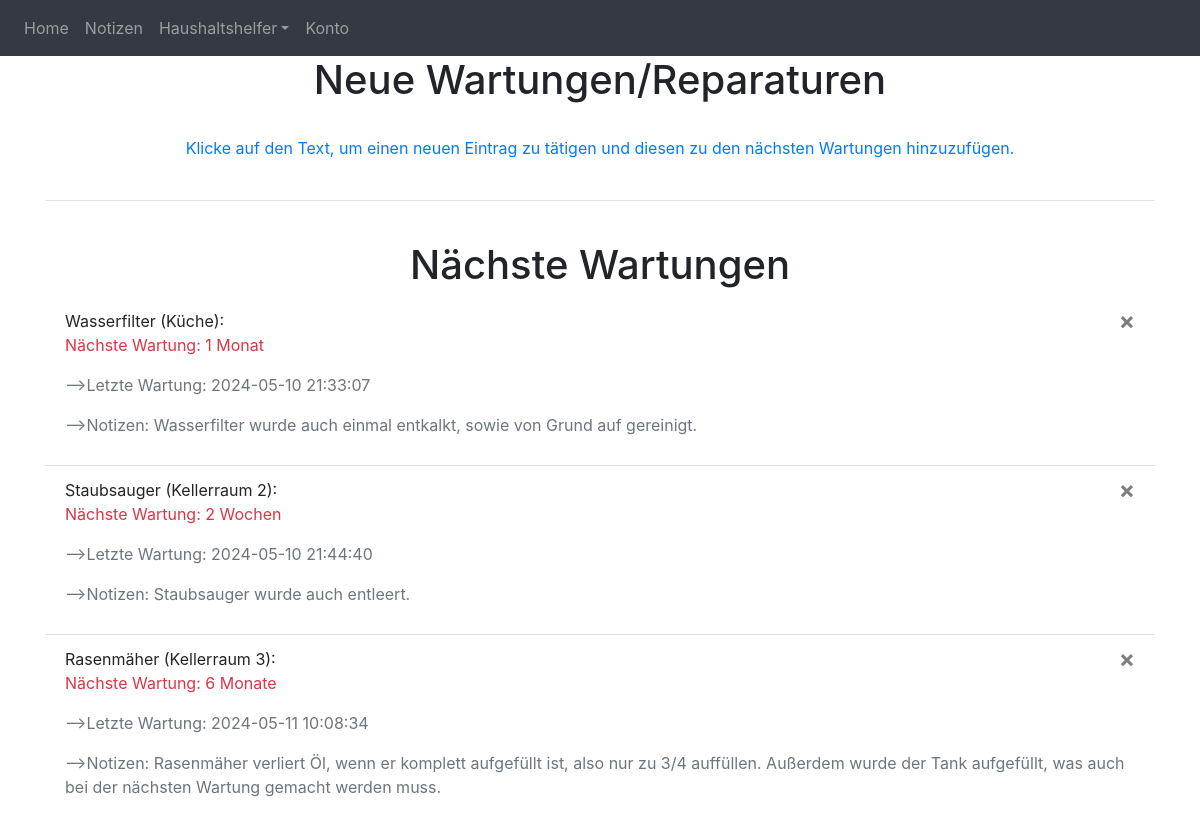
Page /repairs (signed in) on the earlier database version.
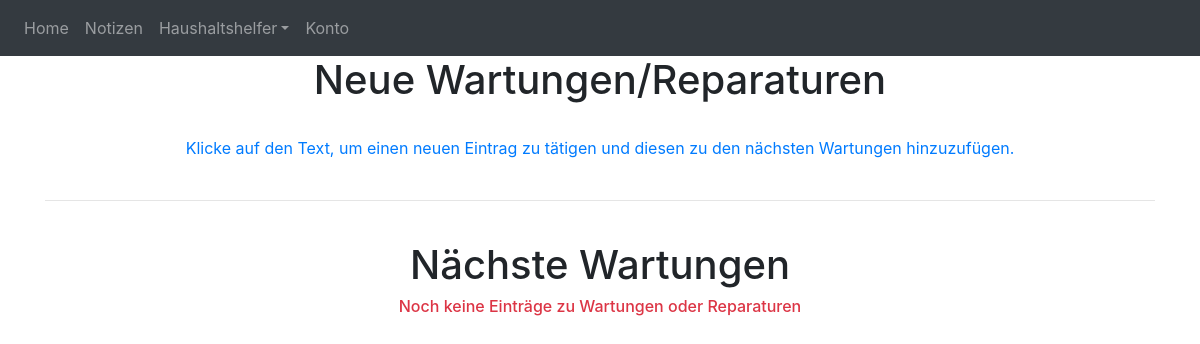
Same page on the later database version.
### website/models.py (models this page shows)
class Repair(db.Model):
    id = db.Column(db.Integer, primary_key=True)
    r_object = db.Column(db.String(150))
    location = db.Column(db.String(1500))
    last_maintenance = db.Column(db.DateTime(timezone=True), default=func.now())
    tool = db.Column(db.String(150))
    next_maintenance = db.Column(db.String(1500))
    r_note = db.Column(db.String(10000))
    user_r_id = db.Column(db.Integer, db.ForeignKey('user.id'))

### website/views.py (the view)
@views.route('/repairs', methods=["GET", "POST"])
def repairs():
    return render_template("repairs.html", user=current_user)

### website/__init__.py (called while the page is built)
def create_app():
    app = Flask(__name__)
    app.config['SECRET_KEY'] = 'heheheha hahahahe'
    app.config['SQLALCHEMY_DATABASE_URI'] = f'sqlite:///{DB_NAME}'
    db.init_app(app)
    from .views import views # Pfade werden importiert (bspw. die Startseite)
    from .auth import auth
    app.register_blueprint(views, url_prefix='/')
    app.register_blueprint(auth, url_prefix='/')
    from .models import User, Note, Repair # Tabellen der Datenbank werden importiert
    with app.app_context():
        db.create_all()
    login_manager = LoginManager()
    login_manager.login_view = 'auth.login' # Seite auf der man sich anmeldet wird angegeben
    login_manager.init_app(app)
    @login_manager.user_loader # lädt den User anhand seiner ID
    def load_user(id):
        return User.query.get(int(id))
    return app

### website/templates/repairs.html (shortened to what this page needs)
{% extends "base.html" %} {% block title %}Reparaturen{% endblock %} {% block content %}
<h1 align="center">Neue Wartungen/Reparaturen</h1>
<center><a href="/database1" class="text-primary">Klicke auf den Text, um einen neuen Eintrag zu tätigen und diesen zu den nächsten Wartungen hinzuzufügen.</a></center>
<hr class="divider">
<h1 align="center">Nächste Wartungen</h1>
{% if user.repairs %}
<ul class="list-group list-group-flush" id="repairs">
  {% for repair in user.repairs %}
  <li class="list-group-item">
    {{repair.r_object}} ({{repair.location}}):
    <button type="button" class="close" onClick="deleteRepair({{ repair.id }})">
      <span aria-hidden="true">&times;</span>
    </button>
    <p class="text-danger">Nächste Wartung: {{ repair.next_maintenance }}</p>
    <p class="text-secondary">-->Letzte Wartung: {{repair.last_maintenance}}</p>
    <p class="text-secondary">-->Notizen: {{repair.r_note}}</p>
  </li>
  {% endfor %}
</ul>
{% else %}
  <h6 align="center" class="text-danger">Noch keine Einträge zu Wartungen oder Reparaturen</h6>
{% endif %}
{% endblock %}

Differences in the rows shown:
removed Repair: r_object "Wasserfilter", location "Küche", next_maintenance "1 Monat", last_maintenance "2024-05-10 21:33:07", r_note "Wasserfilter wurde auch einmal entkalkt, sowie von Grund auf gereinigt."
removed Repair: r_object "Staubsauger", location "Kellerraum 2", next_maintenance "2 Wochen", last_maintenance "2024-05-10 21:44:40", r_note "Staubsauger wurde auch entleert."
removed Repair: r_object "Rasenmäher", location "Kellerraum 3", next_maintenance "6 Monate", last_maintenance "2024-05-11 10:08:34", r_note "Rasenmäher verliert Öl, wenn er komplett aufgefüllt ist, also nur zu 3/4 auffüllen. Außerdem wurde der Tank aufgefüllt, was auch bei der nächsten Wartung gemacht werden muss."
Other differences:
text now shown: "Noch keine Einträge zu Wartungen oder Reparaturen"
